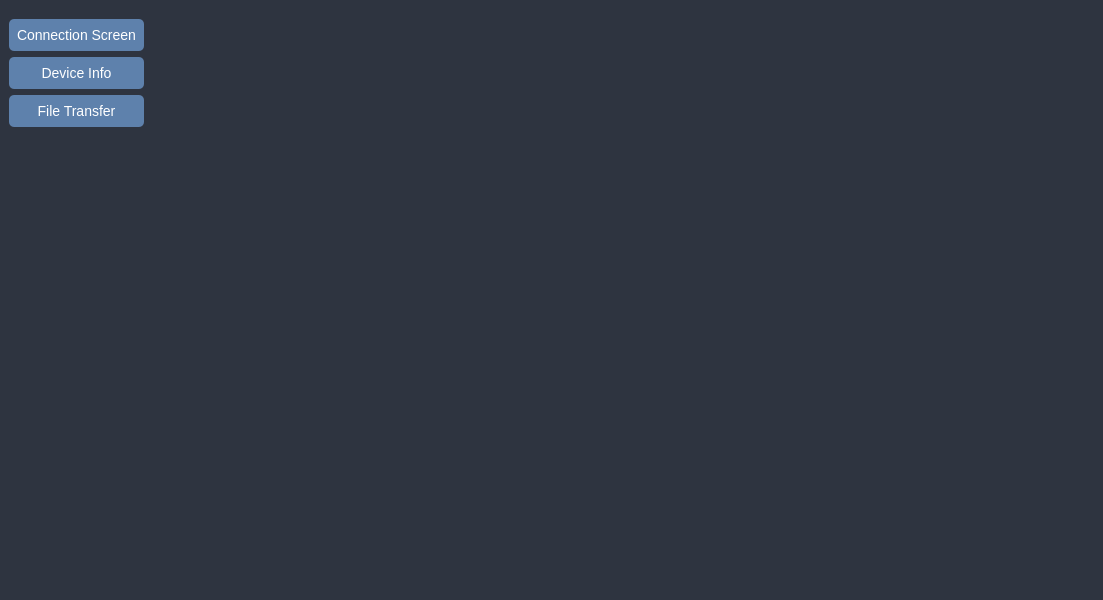
<?xml version="1.0" encoding="UTF-8"?>
<ui version="4.0">
 <class>MainWindow</class>
 <widget class="QMainWindow" name="MainWindow">
  <property name="geometry">
   <rect>
    <x>0</x>
    <y>0</y>
    <width>1103</width>
    <height>600</height>
   </rect>
  </property>
  <property name="windowTitle">
   <string>MainWindow</string>
  </property>
  <property name="styleSheet">
   <string notr="true">QWidget {
    background-color: #2E3440;  /* Koyu Gri */
    color: #D8DEE9;             /* Açık Beyaz */
    border: none;
    font-size: 14px;
    padding: 5px;
}

QWidget::item {
    padding: 8px;
    border-radius: 5px;
}

</string>
  </property>
  <widget class="QWidget" name="centralwidget">
   <layout class="QGridLayout" name="gridLayout">
    <item row="1" column="0">
     <widget class="QPushButton" name="btnDeviceInfo">
      <property name="styleSheet">
       <string notr="true">QPushButton {
    background-color: #5E81AC; /* Mavi Ton */
    color: white;
    border-radius: 5px;
    padding: 8px;
    font-size: 14px;
}

QPushButton:hover {
    background-color: #81A1C1; /* Açık Mavi */
}

QPushButton:pressed {
    background-color: #4C566A; /* Koyu Gri */
}
</string>
      </property>
      <property name="text">
       <string>Device Info</string>
      </property>
     </widget>
    </item>
    <item row="0" column="1" rowspan="9">
     <widget class="QStackedWidget" name="stackedWidget">
      <property name="styleSheet">
       <string notr="true"/>
      </property>
      <property name="currentIndex">
       <number>0</number>
      </property>
      <widget class="QWidget" name="connectionScreen"/>
      <widget class="QWidget" name="deviceInfo"/>
     </widget>
    </item>
    <item row="0" column="0">
     <widget class="QPushButton" name="btnConnectionScreen">
      <property name="styleSheet">
       <string notr="true">QPushButton {
    background-color: #5E81AC; /* Mavi Ton */
    color: white;
    border-radius: 5px;
    padding: 8px;
    font-size: 14px;
}

QPushButton:hover {
    background-color: #81A1C1; /* Açık Mavi */
}

QPushButton:pressed {
    background-color: #4C566A; /* Koyu Gri */
}
</string>
      </property>
      <property name="text">
       <string>Connection Screen</string>
      </property>
     </widget>
    </item>
    <item row="2" column="0">
     <widget class="QPushButton" name="btnFile">
      <property name="styleSheet">
       <string notr="true">QPushButton {
    background-color: #5E81AC; /* Mavi Ton */
    color: white;
    border-radius: 5px;
    padding: 8px;
    font-size: 14px;
}

QPushButton:hover {
    background-color: #81A1C1; /* Açık Mavi */
}

QPushButton:pressed {
    background-color: #4C566A; /* Koyu Gri */
}
</string>
      </property>
      <property name="text">
       <string>File Transfer</string>
      </property>
     </widget>
    </item>
   </layout>
  </widget>
  <widget class="QMenuBar" name="menubar">
   <property name="geometry">
    <rect>
     <x>0</x>
     <y>0</y>
     <width>1103</width>
     <height>46</height>
    </rect>
   </property>
  </widget>
 </widget>
 <resources/>
 <connections/>
</ui>
